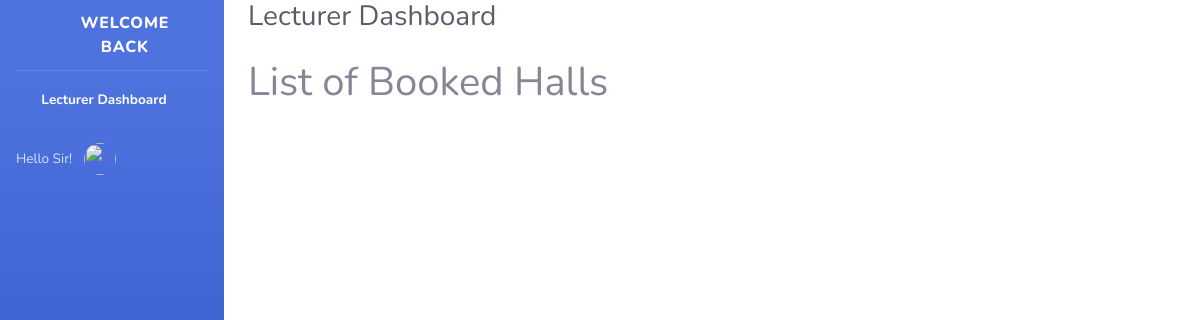
The page /booked/ on the database as committed earlier.
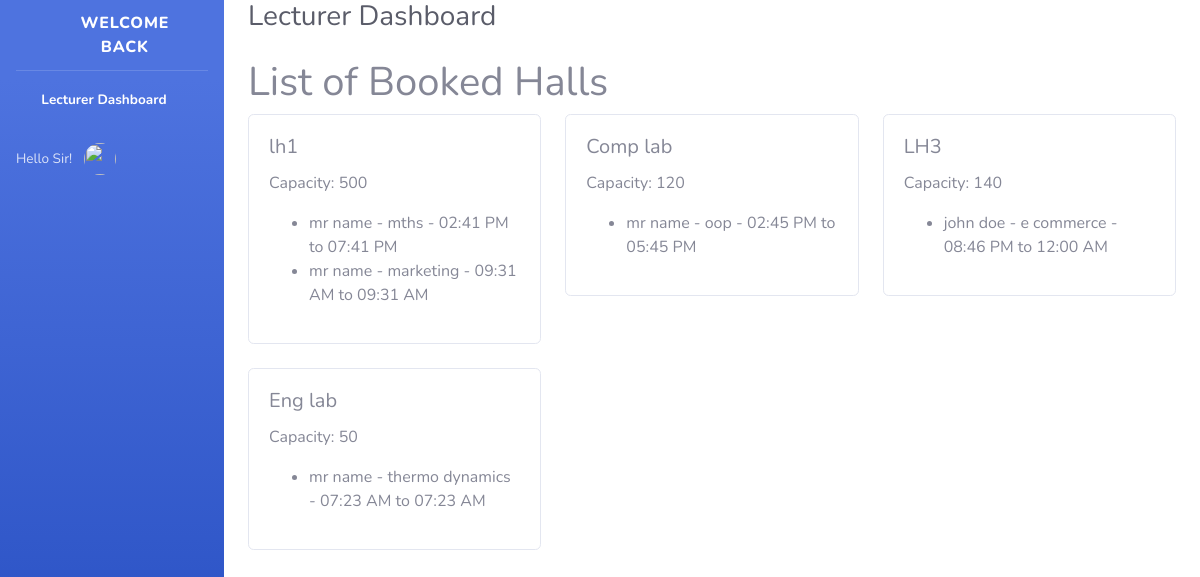
The same page on the database as committed later.
### myapp/models.py (models this page shows, shortened)
class Hall(models.Model):
    name = models.CharField(max_length=100)
    capacity = models.IntegerField()
    slot_7_10 = models.BooleanField(default=True)
    slot_10_1 = models.BooleanField(default=True)
    slot_1_4 = models.BooleanField(default=True)
    slot_4_7 = models.BooleanField(default=True)

class Booking(models.Model):
    hall = models.ForeignKey(Hall, on_delete=models.CASCADE)
    lecturer = models.ForeignKey(User, on_delete=models.CASCADE)
    unit = models.CharField(max_length=100,default='')
    day = models.CharField(max_length=10, default='Monday')  # You might want to use DateField instead
    time_slot = models.CharField(max_length=20, default='7_10')  # You might want to use TimeField instead
    start_time = models.DateTimeField(default=timezone.now)
    end_time = models.DateTimeField(default=timezone.now)

### myapp/views.py (the view)
# urls.py: path('booked/', views.booked_halls, name='booked'),
def booked_halls(request):
    booked_halls = Hall.objects.exclude(booking=None)
    context = {'booked_halls': booked_halls}
    return render(request, 'booked.html', context)

### myapp/templates/booked.html (shortened to what this page needs)
<!DOCTYPE html>
<html lang="en">
<head>
    {% load static %}
    <link href="{% static 'vendor/fontawesome-free/css/all.min.css' %}" rel="stylesheet" type="text/css">
    <link href="{% static 'css/sb-admin-2.min.css' %}" rel="stylesheet">
</head>
<body id="page-top">
    <div id="wrapper">
        <ul class="navbar-nav bg-gradient-primary sidebar sidebar-dark accordion" id="accordionSidebar">
            <a class="sidebar-brand d-flex align-items-center justify-content-center" href="">
                <div class="sidebar-brand-icon rotate-n-15">
                    <i class="fas fa-laugh-wink"></i>
                </div>
                <div class="sidebar-brand-text mx-3">Welcome back</div>
            </a>
            <hr class="sidebar-divider my-0">
            <li class="nav-item active">
                <a class="nav-link" href="">
                    <i class="fas fa-fw fa-tachometer-alt"></i>
                    <span>Lecturer Dashboard</span></a>
            </li>
            <li class="nav-item dropdown no-arrow">
                <a class="nav-link dropdown-toggle" href="#" id="userDropdown" role="button"
                    data-toggle="dropdown" aria-haspopup="true" aria-expanded="false">
                    <span class="mr-2 d-none d-lg-inline text-black-600 small">Hello Sir!</span>
                    <img class="img-profile rounded-circle" src="{% static 'img/undraw_profile.svg' %}">
                </a>
            </li>
        </ul>
    <div class="container-fluid">
        <div class="d-sm-flex align-items-center justify-content-between mb-4">
            <h1 class="h3 mb-0 text-gray-800">Lecturer Dashboard</h1>
        </div>
        <h1>List of Booked Halls</h1>
        <div class="row">
            {% for hall in booked_halls %}
            <div class="col-md-4 mb-4">
                <div class="card">
                    <div class="card-body">
                        <h5 class="card-title">{{ hall.name }}</h5>
                        <p class="card-text">Capacity: {{ hall.capacity }}</p>
                        <ul>
                            {% for booking in hall.booking_set.all %}
                            <li>{{ booking.lecturer.get_full_name }} - {{ booking.unit }} - {{ booking.start_time|time:"h:i A" }} to {{ booking.end_time|time:"h:i A" }}</li>
                            {% endfor %}
                        </ul>
                    </div>
                </div>
            </div>
            {% endfor %}
        </div>
    </div>
</body>
</html>

Rows that differ between the two databases and show on the page:
added Hall: name "lh1", capacity "500"
added Booking: lecturer.get_full_name "mr name", unit "mths", start_time "02:41 PM", end_time "07:41 PM", shown under "lh1"
added Booking: lecturer.get_full_name "mr name", unit "marketing", start_time "09:31 AM", end_time "09:31 AM", shown under "lh1"
added Hall: name "Comp lab", capacity "120"
added Booking: lecturer.get_full_name "mr name", unit "oop", start_time "02:45 PM", end_time "05:45 PM", shown under "Comp lab"
added Hall: name "LH3", capacity "140"
added Booking: lecturer.get_full_name "john doe", unit "e commerce", start_time "08:46 PM", end_time "12:00 AM", shown under "LH3"
added Hall: name "Eng lab", capacity "50"
added Booking: lecturer.get_full_name "mr name", unit "thermo dynamics", start_time "07:23 AM", end_time "07:23 AM", shown under "Eng lab"
